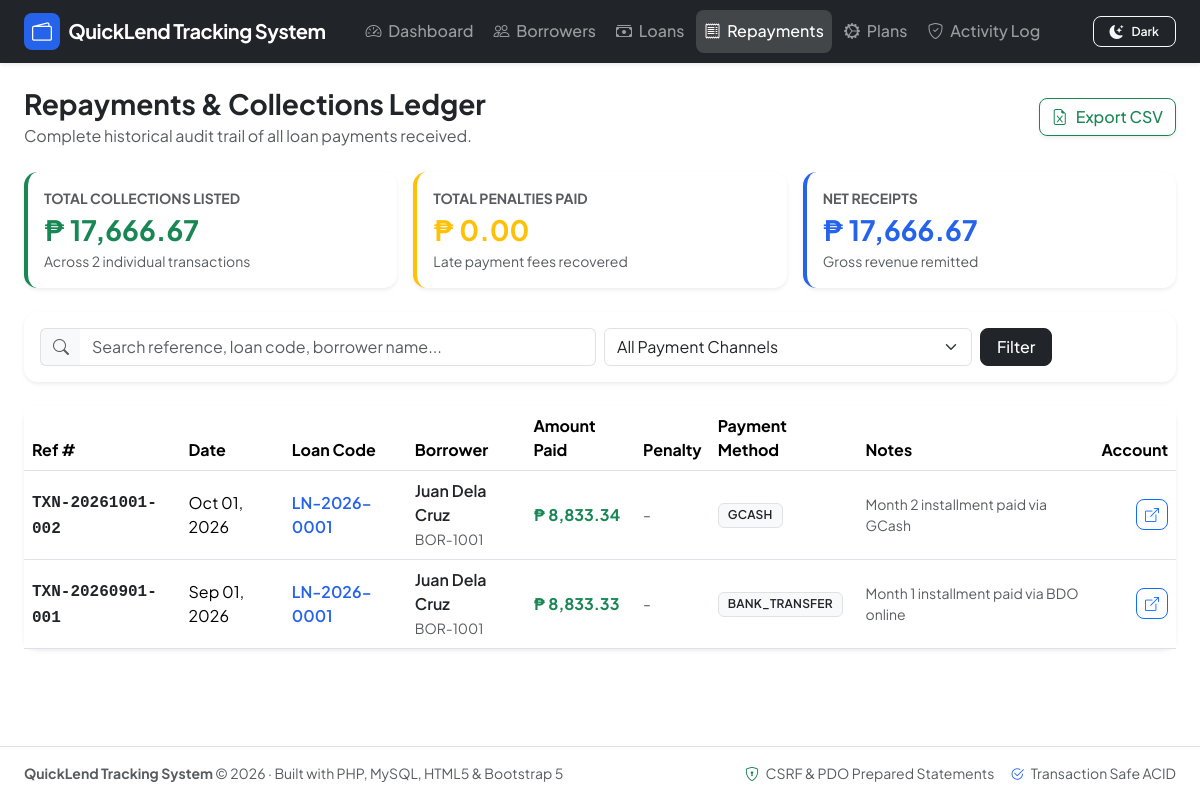
The page /payments.php on the database its author committed.
### tables this page shows
CREATE TABLE `repayments` (
    `id` INT AUTO_INCREMENT PRIMARY KEY,
    `transaction_reference` VARCHAR(40) NOT NULL UNIQUE,
    `loan_id` INT NOT NULL,
    `amount_paid` DECIMAL(12,2) NOT NULL,
    `penalty_paid` DECIMAL(12,2) NOT NULL DEFAULT 0.00,
    `payment_date` DATE NOT NULL,
    `payment_method` ENUM('cash', 'bank_transfer', 'gcash', 'check', 'online') NOT NULL DEFAULT 'cash',
    `received_by` VARCHAR(60) NOT NULL DEFAULT 'Admin',
    `receipt_notes` VARCHAR(255) NULL,
    `created_at` TIMESTAMP DEFAULT CURRENT_TIMESTAMP,
    CONSTRAINT `fk_repayments_loan` FOREIGN KEY (`loan_id`) 
        REFERENCES `loans` (`id`) ON DELETE RESTRICT ON UPDATE CASCADE,
    INDEX `idx_repayment_date` (`payment_date`)
);

CREATE TABLE `loans` (
    `id` INT AUTO_INCREMENT PRIMARY KEY,
    `loan_code` VARCHAR(30) NOT NULL UNIQUE,
    `borrower_id` INT NOT NULL,
    `plan_id` INT NOT NULL,
    `principal_amount` DECIMAL(12,2) NOT NULL,
    `interest_amount` DECIMAL(12,2) NOT NULL,
    `total_payable` DECIMAL(12,2) NOT NULL COMMENT 'Principal + Interest Amount',
    `total_paid` DECIMAL(12,2) NOT NULL DEFAULT 0.00,
    `remaining_balance` DECIMAL(12,2) NOT NULL,
    `monthly_installment` DECIMAL(12,2) NOT NULL,
    `release_date` DATE NULL,
    `due_date` DATE NOT NULL,
    `status` ENUM('pending', 'approved', 'disbursed', 'completed', 'defaulted', 'rejected') NOT NULL DEFAULT 'pending',
    `purpose` VARCHAR(255) NOT NULL,
    `remarks` TEXT NULL,
    `created_at` TIMESTAMP DEFAULT CURRENT_TIMESTAMP,
    `updated_at` TIMESTAMP DEFAULT CURRENT_TIMESTAMP ON UPDATE CURRENT_TIMESTAMP,
    CONSTRAINT `fk_loans_borrower` FOREIGN KEY (`borrower_id`) 
        REFERENCES `borrowers` (`id`) ON DELETE RESTRICT ON UPDATE CASCADE,
    CONSTRAINT `fk_loans_plan` FOREIGN KEY (`plan_id`) 
        REFERENCES `loan_plans` (`id`) ON DELETE RESTRICT ON UPDATE CASCADE,
    INDEX `idx_loan_status` (`status`),
    INDEX `idx_loan_due_date` (`due_date`)
);

CREATE TABLE `borrowers` (
    `id` INT AUTO_INCREMENT PRIMARY KEY,
    `borrower_code` VARCHAR(20) NOT NULL UNIQUE,
    `first_name` VARCHAR(60) NOT NULL,
    `last_name` VARCHAR(60) NOT NULL,
    `email` VARCHAR(100) NOT NULL UNIQUE,
    `phone` VARCHAR(25) NOT NULL,
    `address` TEXT NOT NULL,
    `monthly_income` DECIMAL(12,2) NOT NULL,
    `status` ENUM('active', 'inactive', 'blacklisted') NOT NULL DEFAULT 'active',
    `created_at` TIMESTAMP DEFAULT CURRENT_TIMESTAMP,
    `updated_at` TIMESTAMP DEFAULT CURRENT_TIMESTAMP ON UPDATE CURRENT_TIMESTAMP,
    INDEX `idx_borrower_code` (`borrower_code`),
    INDEX `idx_borrower_status` (`status`)
);

### config.php (called while the page is built, shortened)
<?php
function formatCurrency($amount) {
    return APP_CURRENCY . ' ' . number_format((float)$amount, 2);
}
function formatDate($date) {
    return $date ? date('M d, Y', strtotime($date)) : 'N/A';
}

### payments.php (the view, shortened to what this page needs)
<?php
require_once __DIR__ . '/config.php';
$pdo = getDbConnection();
$search = trim($_GET['search'] ?? '');
$sql = "SELECT r.*, l.loan_code, b.id AS borrower_id, b.first_name, b.last_name, b.borrower_code
        FROM repayments r
        INNER JOIN loans l ON r.loan_id = l.id
        INNER JOIN borrowers b ON l.borrower_id = b.id
        WHERE 1=1";
$params = [];
$sql .= " ORDER BY r.payment_date DESC, r.id DESC";
$stmt = $pdo->prepare($sql);
$stmt->execute($params);
$payments = $stmt->fetchAll();
$totalCollected = array_reduce($payments, fn($acc, $item) => $acc + (float)$item['amount_paid'], 0.0);
$totalPenalties = array_reduce($payments, fn($acc, $item) => $acc + (float)$item['penalty_paid'], 0.0);
require_once __DIR__ . '/header.php';
?>
<div class="d-flex flex-column flex-md-row justify-content-between align-items-md-center gap-3 mb-4">
    <div>
        <h2 class="h3 fw-bold mb-1">Repayments & Collections Ledger</h2>
        <p class="text-muted mb-0">Complete historical audit trail of all loan payments received.</p>
    </div>
    <div class="d-flex align-items-center gap-2">
        <a href="export.php?type=payments" class="btn btn-outline-success d-flex align-items-center gap-2 shadow-sm">
            <i class="bi bi-file-earmark-excel"></i>
            <span>Export CSV</span>
        </a>
    </div>
</div>
<div class="row g-3 mb-4">
    <div class="col-md-4">
        <div class="card border-0 shadow-sm p-3 bg-white border-start border-4 border-success">
            <span class="small text-muted fw-bold text-uppercase">Total Collections Listed</span>
            <h3 class="fw-bold my-1 text-success"><?= formatCurrency($totalCollected) ?></h3>
            <span class="small text-muted">Across <?= count($payments) ?> individual transactions</span>
        </div>
    </div>
    <div class="col-md-4">
        <div class="card border-0 shadow-sm p-3 bg-white border-start border-4 border-warning">
            <span class="small text-muted fw-bold text-uppercase">Total Penalties Paid</span>
            <h3 class="fw-bold my-1 text-warning"><?= formatCurrency($totalPenalties) ?></h3>
            <span class="small text-muted">Late payment fees recovered</span>
        </div>
    </div>
    <div class="col-md-4">
        <div class="card border-0 shadow-sm p-3 bg-white border-start border-4 border-primary">
            <span class="small text-muted fw-bold text-uppercase">Net Receipts</span>
            <h3 class="fw-bold my-1 text-primary"><?= formatCurrency($totalCollected + $totalPenalties) ?></h3>
            <span class="small text-muted">Gross revenue remitted</span>
        </div>
    </div>
</div>
<div class="card border-0 shadow-sm p-3 mb-4 bg-white">
    <form method="GET" action="payments.php" class="row g-2 align-items-center">
        <div class="col-md-6">
            <div class="input-group">
                <span class="input-group-text bg-light border-end-0"><i class="bi bi-search text-muted"></i></span>
                <input type="text" name="search" class="form-control border-start-0" placeholder="Search reference, loan code, borrower name..." value="<?= htmlspecialchars($search) ?>">
            </div>
        </div>
        <div class="col-md-4">
            <select name="method" class="form-select">
                <option value="">All Payment Channels</option>
            </select>
        </div>
        <div class="col-auto">
            <button type="submit" class="btn btn-dark px-3">Filter</button>
        </div>
    </form>
</div>
<div class="card border-0 shadow-sm">
    <div class="table-responsive">
        <table class="table table-hover align-middle mb-0">
            <thead>
                <tr>
                    <th>Ref #</th>
                    <th>Date</th>
                    <th>Loan Code</th>
                    <th>Borrower</th>
                    <th>Amount Paid</th>
                    <th>Penalty</th>
                    <th>Payment Method</th>
                    <th>Notes</th>
                    <th class="text-end">Account</th>
                </tr>
            </thead>
            <tbody>
                <?php if (empty($payments)): ?>
                    <tr>
                        <td colspan="9" class="text-center py-5 text-muted">
                            <i class="bi bi-receipt fs-1 d-block mb-2 text-secondary opacity-50"></i>
                            No payment records found matching your filters.
                        </td>
                    </tr>
                <?php else: ?>
                    <?php foreach ($payments as $p): ?>
                        <tr>
                            <td>
                                <span class="fw-bold text-dark font-monospace"><?= htmlspecialchars($p['transaction_reference']) ?></span>
                            </td>
                            <td><?= formatDate($p['payment_date']) ?></td>
                            <td>
                                <span class="fw-semibold text-primary"><?= htmlspecialchars($p['loan_code']) ?></span>
                            </td>
                            <td>
                                <a href="borrower_view.php?id=<?= $p['borrower_id'] ?>" class="text-decoration-none">
                                    <div class="fw-semibold text-dark"><?= htmlspecialchars($p['first_name'] . ' ' . $p['last_name']) ?></div>
                                </a>
                                <small class="text-muted"><?= htmlspecialchars($p['borrower_code']) ?></small>
                            </td>
                            <td class="fw-bold text-success"><?= formatCurrency($p['amount_paid']) ?></td>
                            <td class="text-muted"><?= ($p['penalty_paid'] > 0) ? formatCurrency($p['penalty_paid']) : '-' ?></td>
                            <td>
                                <span class="badge bg-light text-dark border text-uppercase"><?= htmlspecialchars($p['payment_method']) ?></span>
                            </td>
                            <td class="small text-muted"><?= htmlspecialchars($p['receipt_notes'] ?? 'None') ?></td>
                            <td class="text-end">
                                <a href="loan_view.php?id=<?= $p['loan_id'] ?>" class="btn btn-sm btn-outline-primary" title="View Loan Dossier">
                                    <i class="bi bi-box-arrow-up-right"></i>
                                </a>
                            </td>
                        </tr>
                    <?php endforeach; ?>
                <?php endif; ?>
            </tbody>
        </table>
    </div>
</div>
<?php require_once __DIR__ . '/footer.php'; ?>

### header.php (style rules this page uses)
:root { --bs-primary: #2563eb; --bs-primary-rgb: 37, 99, 235; --font-family-sans-serif: 'Plus Jakarta Sans', system-ui, -apple-system, sans-serif; }
body { font-family: var(--font-family-sans-serif); background-color: var(--bs-body-bg); color: var(--bs-body-color); min-height: 100vh; display: flex; flex-direction: column; transition: background-color 0.2s ease, color 0.2s ease; }
.card { border: 1px solid var(--bs-border-color); border-radius: 0.85rem; box-shadow: 0 4px 6px -1px rgba(0, 0, 0, 0.05); transition: background-color 0.2s ease, border-color 0.2s ease; }
.badge { font-weight: 600; padding: 0.45em 0.75em; letter-spacing: 0.2px; }
.btn { font-weight: 500; border-radius: 0.5rem; }

### rows shown on the page
repayments: transaction_reference "TXN-20261001-002", payment_date "Oct 01, 2026", loan.loan_code "LN-2026-0001", borrowers.first_name+last_name "Juan Dela Cruz", borrowers.borrower_code "BOR-1001", amount_paid "₱ 8,833.34", payment_method "GCASH", receipt_notes "Month 2 installment paid via GCash"
repayments: transaction_reference "TXN-20260901-001", payment_date "Sep 01, 2026", loan.loan_code "LN-2026-0001", borrowers.first_name+last_name "Juan Dela Cruz", borrowers.borrower_code "BOR-1001", amount_paid "₱ 8,833.33", payment_method "BANK_TRANSFER", receipt_notes "Month 1 installment paid via BDO online"

### other values the page prints
APP_NAME "QuickLend Tracking System"
formatCurrency($totalCollected) "₱ 17,666.67"
count($payments) "2"
formatCurrency($totalPenalties) "₱ 0.00"
formatCurrency($totalCollected + $totalPenalties) "₱ 17,666.67"
